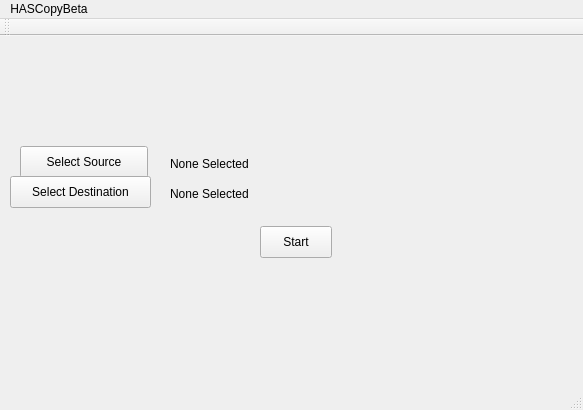
<?xml version="1.0" encoding="UTF-8"?>
<ui version="4.0">
 <class>MainWindow</class>
 <widget class="QMainWindow" name="MainWindow">
  <property name="geometry">
   <rect>
    <x>0</x>
    <y>0</y>
    <width>583</width>
    <height>410</height>
   </rect>
  </property>
  <property name="windowTitle">
   <string>MainWindow</string>
  </property>
  <widget class="QWidget" name="centralWidget">
   <widget class="QLabel" name="sourceDir">
    <property name="geometry">
     <rect>
      <x>170</x>
      <y>120</y>
      <width>111</width>
      <height>16</height>
     </rect>
    </property>
    <property name="text">
     <string>None Selected</string>
    </property>
   </widget>
   <widget class="QLabel" name="targetDir">
    <property name="geometry">
     <rect>
      <x>170</x>
      <y>150</y>
      <width>101</width>
      <height>16</height>
     </rect>
    </property>
    <property name="text">
     <string>None Selected</string>
    </property>
   </widget>
   <widget class="QPushButton" name="pushButton">
    <property name="geometry">
     <rect>
      <x>20</x>
      <y>110</y>
      <width>128</width>
      <height>32</height>
     </rect>
    </property>
    <property name="text">
     <string>Select Source</string>
    </property>
    <property name="checkable">
     <bool>true</bool>
    </property>
   </widget>
   <widget class="QPushButton" name="pushButton_2">
    <property name="geometry">
     <rect>
      <x>10</x>
      <y>140</y>
      <width>141</width>
      <height>32</height>
     </rect>
    </property>
    <property name="text">
     <string>Select Destination</string>
    </property>
   </widget>
   <widget class="QPushButton" name="pushButton_3">
    <property name="geometry">
     <rect>
      <x>260</x>
      <y>190</y>
      <width>72</width>
      <height>32</height>
     </rect>
    </property>
    <property name="text">
     <string>Start</string>
    </property>
   </widget>
  </widget>
  <widget class="QMenuBar" name="menuBar">
   <property name="geometry">
    <rect>
     <x>0</x>
     <y>0</y>
     <width>583</width>
     <height>22</height>
    </rect>
   </property>
   <widget class="QMenu" name="menuHASCopyBeta">
    <property name="title">
     <string>HASCopyBeta</string>
    </property>
   </widget>
   <addaction name="menuHASCopyBeta"/>
  </widget>
  <widget class="QToolBar" name="mainToolBar">
   <attribute name="toolBarArea">
    <enum>TopToolBarArea</enum>
   </attribute>
   <attribute name="toolBarBreak">
    <bool>false</bool>
   </attribute>
  </widget>
  <widget class="QStatusBar" name="statusBar"/>
 </widget>
 <layoutdefault spacing="6" margin="11"/>
 <resources/>
 <connections/>
</ui>
